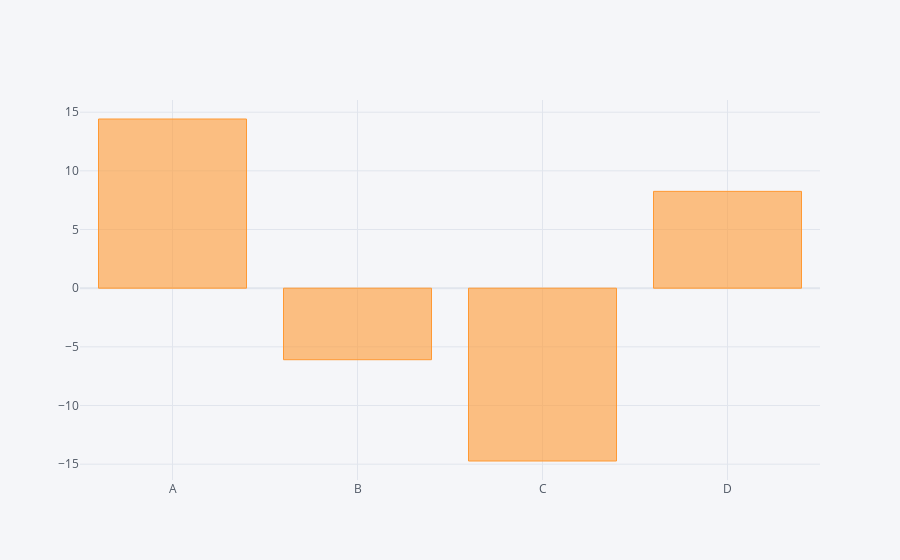

The notebook cell saved with this chart:
### Code cell
df.sum().iplot(kind='bar')

### Figure 1 — Plotly figure (JSON) as saved in the notebook; plotly's stock layout.template omitted (floating-point values rounded to 4 significant figures)
{"data": [{"marker": {"color": "rgba(255, 153, 51, 0.6)", "line": {"color": "rgba(255, 153, 51, 1.0)", "width": 1}}, "name": "None", "orientation": "v", "text": "", "type": "bar", "x": ["A", "B", "C", "D"], "y": [14.42, -6.097, -14.73, 8.251]}], "layout": {"legend": {"bgcolor": "#F5F6F9", "font": {"color": "#4D5663"}}, "paper_bgcolor": "#F5F6F9", "plot_bgcolor": "#F5F6F9", "title": {"font": {"color": "#4D5663"}}, "xaxis": {"gridcolor": "#E1E5ED", "showgrid": true, "tickfont": {"color": "#4D5663"}, "title": {"font": {"color": "#4D5663"}, "text": ""}, "zerolinecolor": "#E1E5ED"}, "yaxis": {"gridcolor": "#E1E5ED", "showgrid": true, "tickfont": {"color": "#4D5663"}, "title": {"font": {"color": "#4D5663"}, "text": ""}, "zerolinecolor": "#E1E5ED"}}}
